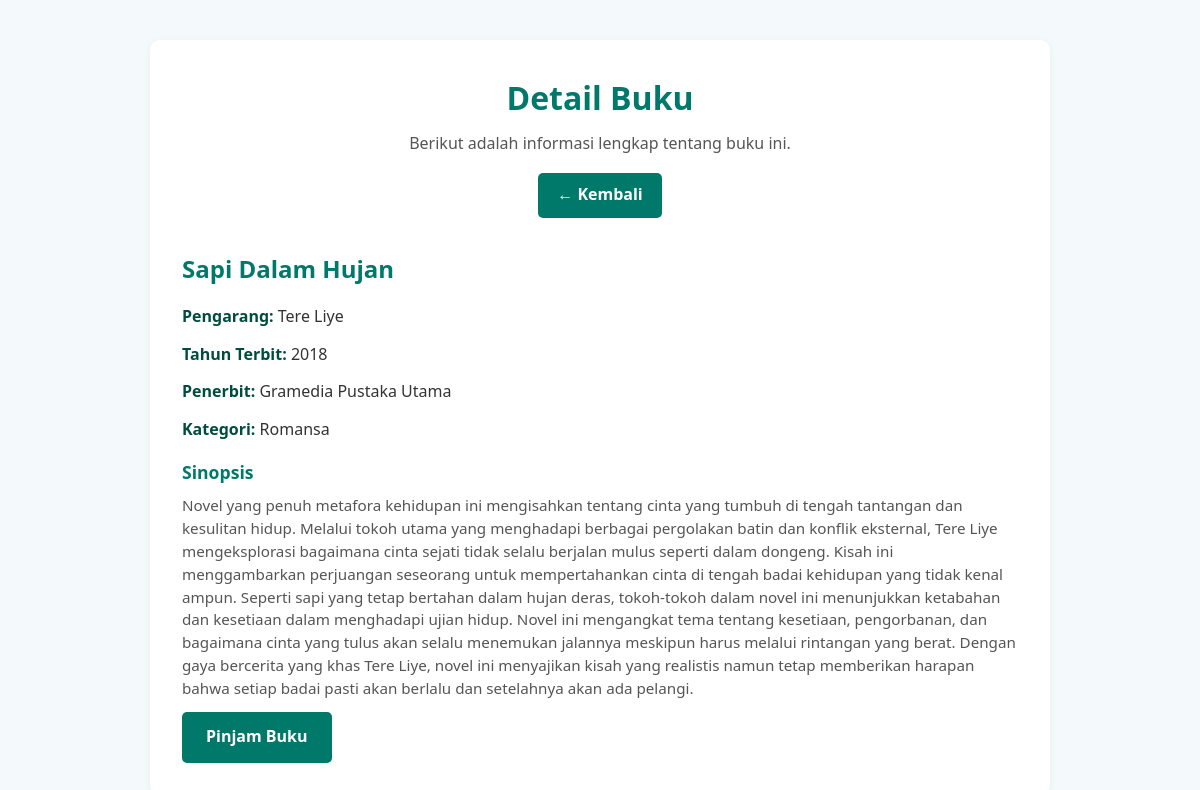
The page /detailBuku.php?id=5 (signed in) on the database its author committed.
### tables this page shows
CREATE TABLE `buku` (
  `id` int(11) NOT NULL,
  `judul` varchar(255) NOT NULL,
  `pengarang` varchar(100) NOT NULL,
  `tahun` year(4) NOT NULL,
  `penerbit` varchar(100) NOT NULL,
  `kategori` varchar(100) DEFAULT NULL,
  `sinopsis` text NOT NULL
);

### detailBuku.php (the view, shortened to what this page needs)
<?php
require_once __DIR__ . '/core/autoload.php';
$id_buku = intval($_GET['id']);
$query = "SELECT * FROM buku WHERE id = $id_buku";
$result = mysqli_query($connect, $query);
$buku = mysqli_fetch_assoc($result);
?>
<!DOCTYPE html>
<html lang="id">
<head>
    <link rel="stylesheet" href="css/detailBuku.css" />
</head>
<body>
    <div class="container">
        <header class="page-header">
            <h1>Detail Buku</h1>
            <p>Berikut adalah informasi lengkap tentang buku ini.</p>
            <a href="javascript:history.back()" class="btn-back">← Kembali</a>
        </header>
        <section class="book-detail">
            <div class="book-info">
                <h2><?= htmlspecialchars($buku['judul']) ?></h2>
                <p><strong>Pengarang:</strong> <?= htmlspecialchars($buku['pengarang']) ?></p>
                <p><strong>Tahun Terbit:</strong> <?= htmlspecialchars($buku['tahun']) ?></p>
                <p><strong>Penerbit:</strong> <?= htmlspecialchars($buku['penerbit']) ?></p>
                <p><strong>Kategori:</strong>
                    <?= $buku['kategori'] ? htmlspecialchars($buku['kategori']) : 'Tidak ada' ?></p>
                <div class="sinopsis">
                    <h3>Sinopsis</h3>
                    <p><?= htmlspecialchars($buku['sinopsis'] ?? 'Sinopsis belum tersedia.') ?></p>
                </div>
            </div>
        </section>
        <div class="action-buttons">
            <?php if (isset($_SESSION['login_member'])): ?>
                <a href="pinjam.php?id=<?= $buku['id'] ?>" class="btn-pinjam">Pinjam Buku</a>
            <?php else: ?>
                <a href="../member/login.php" class="btn-pinjam">Pinjam Sekarang</a>
            <?php endif; ?>
        </div>
    </div>
</body>
</html>

### css/detailBuku.css (style rules this page uses)
* { margin: 0; padding: 0; box-sizing: border-box; }
body { font-family: "Segoe UI", sans-serif; background-color: #f4f9fc; color: #333; line-height: 1.6; }
.container { max-width: 900px; margin: 40px auto; padding: 2rem; background-color: white; border-radius: 10px; box-shadow: 0 2px 10px rgba(0, 0, 0, 0.05); }
.page-header { text-align: center; margin-bottom: 2rem; }
.page-header h1 { color: #00796b; font-size: 2rem; margin-bottom: 0.5rem; }
.page-header p { color: #555; font-size: 1rem; }
.btn-back { display: inline-block; margin-top: 1rem; padding: 0.6rem 1.2rem; background-color: #00796b; color: white; text-decoration: none; border-radius: 5px; font-weight: bold; transition: background-color 0.3s ease; }
.book-detail { display: flex; flex-wrap: wrap; gap: 2rem; align-items: flex-start; }
.book-info { flex: 1; }
.book-info h2 { color: #00796b; margin-bottom: 1rem; }
.book-info p { margin-bottom: 0.75rem; color: #333; font-size: 1rem; }
.book-info p strong { color: #004d40; }
.sinopsis { margin-top: 1rem; }
.sinopsis h3 { color: #00796b; font-size: 1.1rem; margin-bottom: 0.5rem; }
.sinopsis p { font-size: 0.95rem; line-height: 1.5; color: #555; }
.btn-pinjam { display: inline-block; padding: 0.8rem 1.5rem; background-color: #00796b; color: white; text-decoration: none; border-radius: 5px; font-weight: bold; font-size: 1rem; transition: background-color 0.3s ease; }

### rows shown on the page
buku: judul "Sapi Dalam Hujan", pengarang "Tere Liye", tahun "2018", penerbit "Gramedia Pustaka Utama", kategori "Romansa", sinopsis "Novel yang penuh metafora kehidupan ini mengisahkan tentang cinta yang tumbuh di tengah tantangan dan kesulitan hidup. Melalui tokoh utama yang menghadapi berbagai pergolakan batin dan konflik eksternal, Tere Liye mengeksplorasi bagaimana cinta sejati tidak selalu berjalan mulus seperti dalam dongeng. Kisah ini menggambarkan perjuangan seseorang untuk mempertahankan cinta di tengah badai kehidupan yang tidak kenal ampun. Seperti sapi yang tetap bertahan dalam hujan deras, tokoh-tokoh dalam novel ini menunjukkan ketabahan dan kesetiaan dalam menghadapi ujian hidup. Novel ini mengangkat tema tentang kesetiaan, pengorbanan, dan bagaimana cinta yang tulus akan selalu menemukan jalannya meskipun…"
